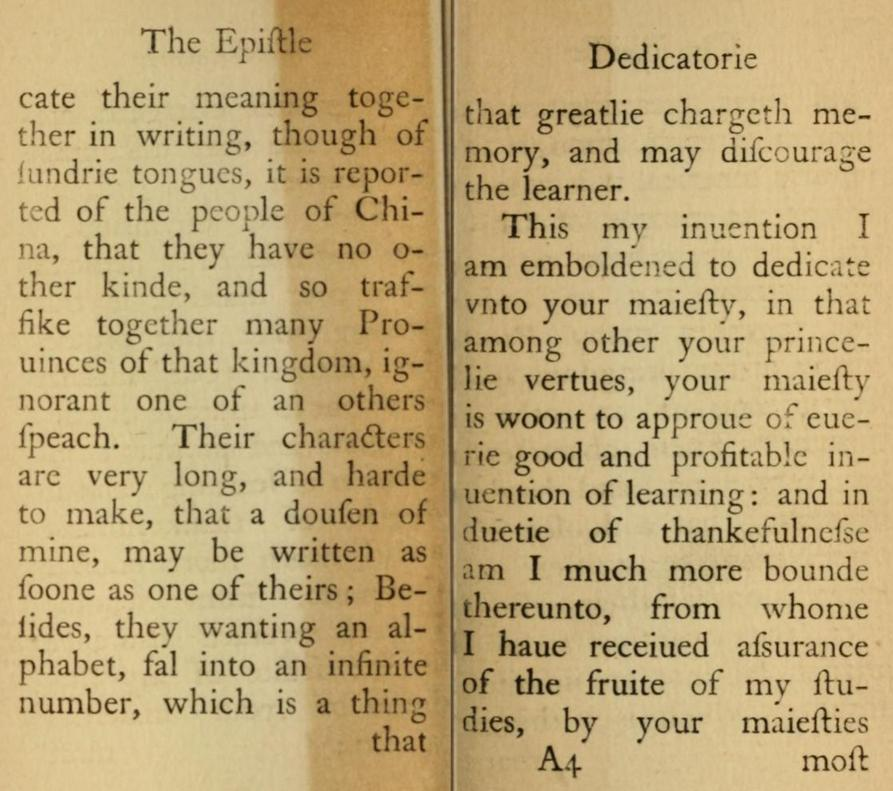
#> input picture book.jpg, 893 x 791 px
$ python OTSU_thresh.py
#> lines starting #> are read from the running program, lines starting #| are printed output that depends on the picture; after the words box and inside, x2 and y2 are one past the last pixel; in counts of white or black regions, pixels touching at a corner belong together
import cv2


img=cv2.imread("book.jpg")
#> img is the input picture: shape (791, 893, 3); mean B, G, R 119.8, 167.3, 190

gray = cv2.cvtColor(img, cv2.COLOR_BGR2GRAY)
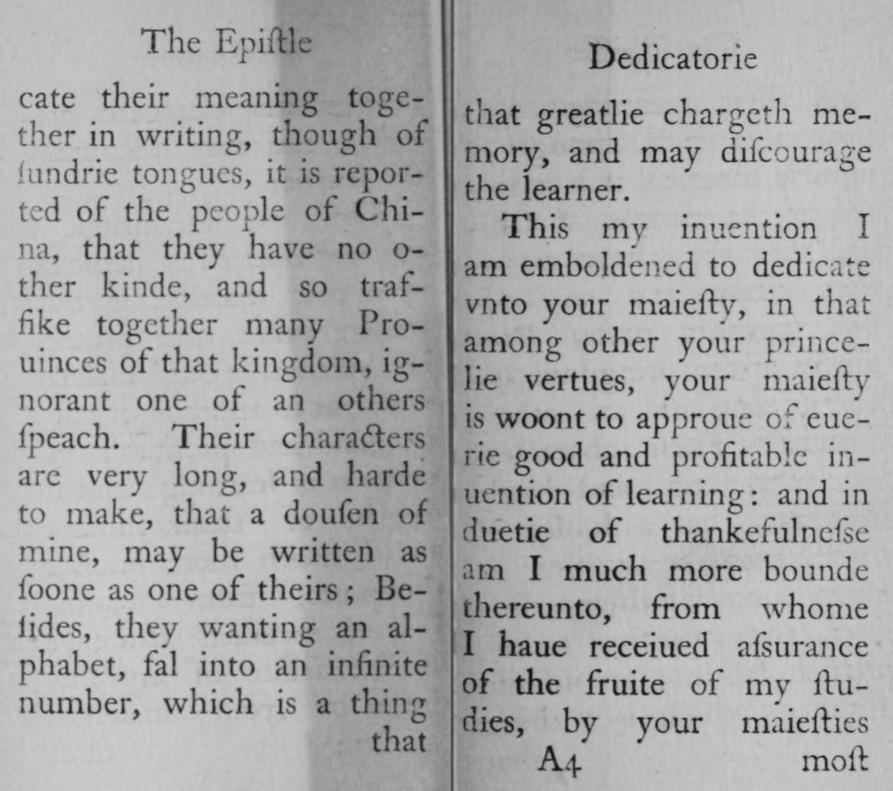
#> gray: shape (791, 893); min 12, max 215, mean 168.7
grayshow=cv2.imshow("GrayImage", gray)
cv2.waitKey(0)

gaussian_blur=cv2.GaussianBlur(gray,(11,11),20)
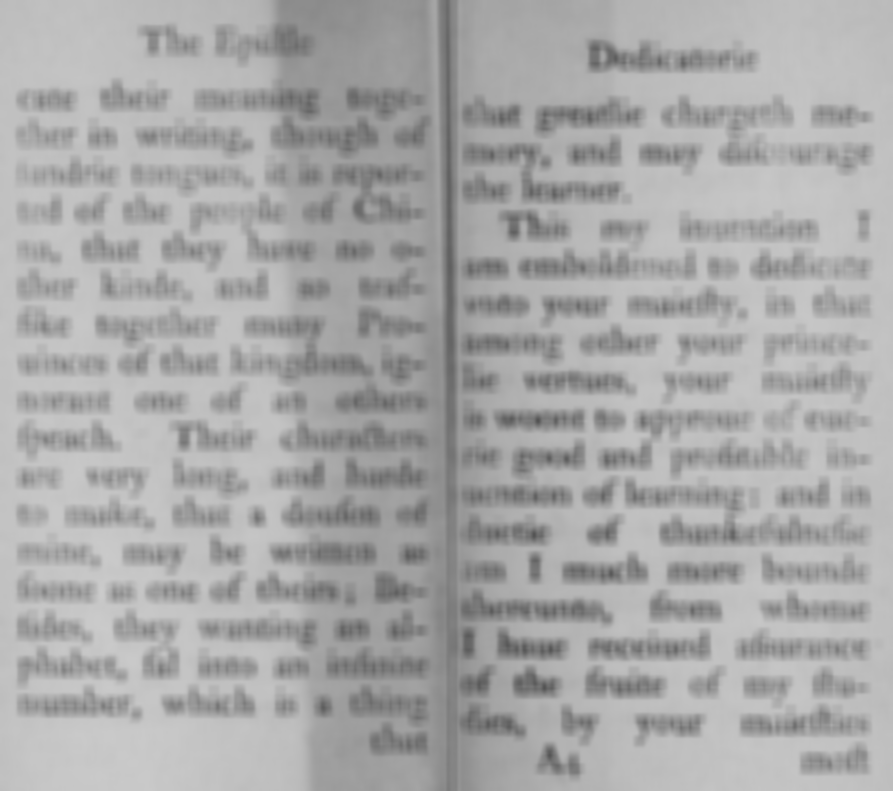
#> gaussian_blur: shape (791, 893); min 83, max 203, mean 168.7
cv2.imshow("GAUSSIAN BLUR",gaussian_blur)
cv2.waitKey(0)

T , otsu_thres = cv2.threshold (gaussian_blur, 0, 255, cv2.THRESH_BINARY + cv2.THRESH_OTSU)
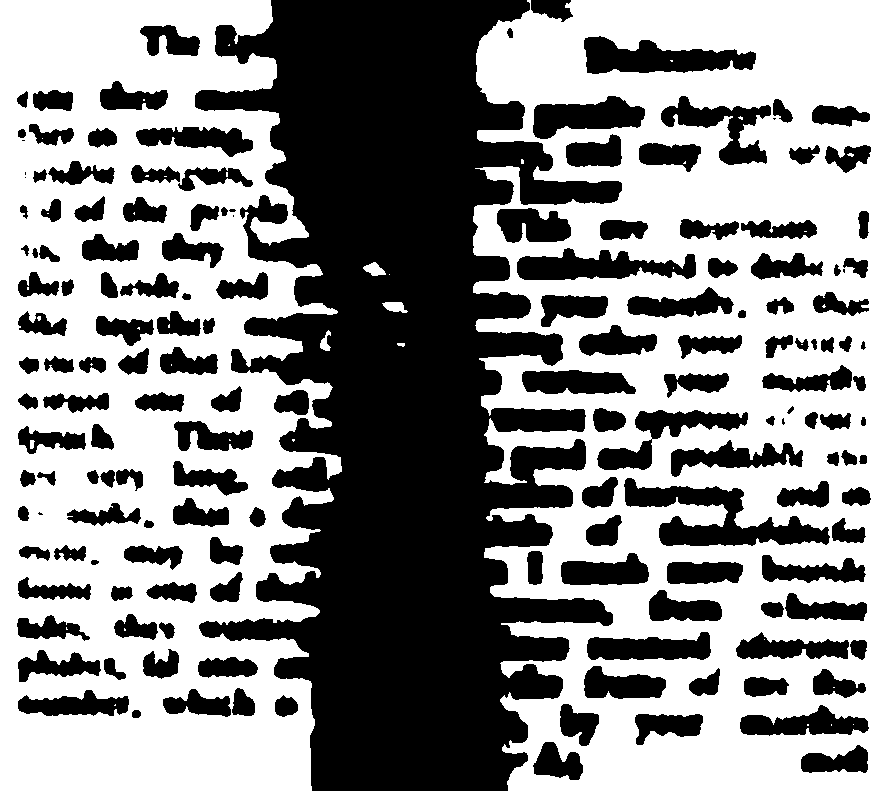
#> otsu_thres: shape (791, 893); 56% white; 162 black regions (9 under 20 px), largest, box (x1, y1, x2, y2) and area: (195, 0, 622, 791) 187771, (624, 478, 830, 546) 5718, (584, 36, 756, 74) 3980
#> T = 166
print("The Threshold value = {}".format(T))
#| The Threshold value = 166.0
cv2.imshow("Threshold", otsu_thres )
cv2.imwrite("simple_ad.jpg", otsu_thres)
cv2.waitKey(0)
